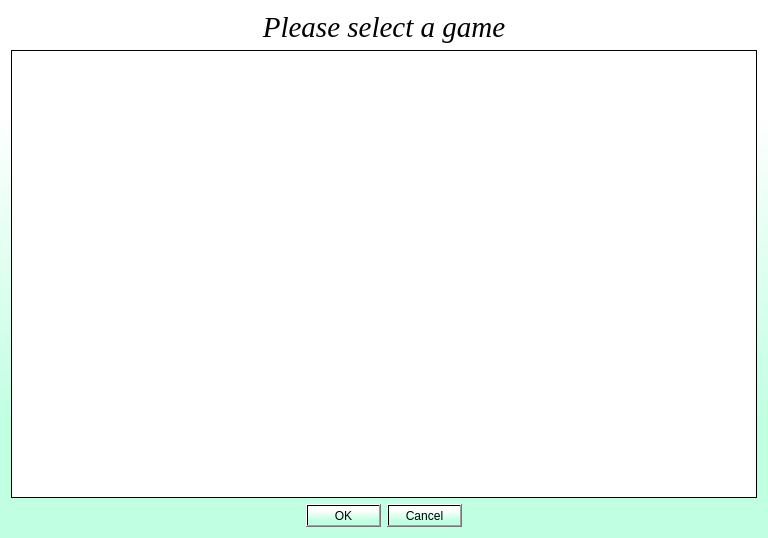
<?xml version="1.0" encoding="UTF-8"?>
<ui version="4.0">
 <class>SelectConfig</class>
 <widget class="QDialog" name="SelectConfig">
  <property name="geometry">
   <rect>
    <x>0</x>
    <y>0</y>
    <width>768</width>
    <height>538</height>
   </rect>
  </property>
  <property name="windowTitle">
   <string>Game Configuration select</string>
  </property>
  <property name="windowIcon">
   <iconset resource="../_resources/engine.qrc">
    <normaloff>:/icon/cat_128.png</normaloff>:/icon/cat_128.png</iconset>
  </property>
  <property name="styleSheet">
   <string notr="true">background-color: qlineargradient(spread:pad, x1:0.483, y1:0.978, x2:0.479, y2:0.011, stop:0.197556 rgba(192, 255, 226, 255), stop:0.796334 rgba(255, 255, 255, 255));</string>
  </property>
  <layout class="QGridLayout" name="gridLayout">
   <item row="0" column="0">
    <widget class="QLabel" name="label">
     <property name="font">
      <font>
       <family>Liberation Serif</family>
       <pointsize>22</pointsize>
       <italic>true</italic>
      </font>
     </property>
     <property name="styleSheet">
      <string notr="true">background-color: transparent;</string>
     </property>
     <property name="frameShape">
      <enum>QFrame::NoFrame</enum>
     </property>
     <property name="text">
      <string>Please select a game</string>
     </property>
     <property name="alignment">
      <set>Qt::AlignHCenter|Qt::AlignTop</set>
     </property>
     <property name="wordWrap">
      <bool>true</bool>
     </property>
    </widget>
   </item>
   <item row="1" column="0">
    <widget class="QListWidget" name="configList">
     <property name="autoFillBackground">
      <bool>true</bool>
     </property>
     <property name="styleSheet">
      <string notr="true">background-color: #FFFFFF; padding: 25px;</string>
     </property>
     <property name="frameShape">
      <enum>QFrame::Box</enum>
     </property>
     <property name="frameShadow">
      <enum>QFrame::Plain</enum>
     </property>
     <property name="lineWidth">
      <number>1</number>
     </property>
     <property name="alternatingRowColors">
      <bool>true</bool>
     </property>
     <property name="iconSize">
      <size>
       <width>200</width>
       <height>114</height>
      </size>
     </property>
     <property name="verticalScrollMode">
      <enum>QAbstractItemView::ScrollPerPixel</enum>
     </property>
     <property name="movement">
      <enum>QListView::Snap</enum>
     </property>
     <property name="flow">
      <enum>QListView::LeftToRight</enum>
     </property>
     <property name="isWrapping" stdset="0">
      <bool>true</bool>
     </property>
     <property name="resizeMode">
      <enum>QListView::Adjust</enum>
     </property>
     <property name="spacing">
      <number>5</number>
     </property>
     <property name="gridSize">
      <size>
       <width>220</width>
       <height>130</height>
      </size>
     </property>
     <property name="viewMode">
      <enum>QListView::IconMode</enum>
     </property>
     <property name="uniformItemSizes">
      <bool>true</bool>
     </property>
     <property name="wordWrap">
      <bool>true</bool>
     </property>
     <property name="selectionRectVisible">
      <bool>true</bool>
     </property>
     <property name="sortingEnabled">
      <bool>true</bool>
     </property>
    </widget>
   </item>
   <item row="2" column="0">
    <widget class="QDialogButtonBox" name="buttonBox">
     <property name="styleSheet">
      <string notr="true">border-color: rgb(0, 85, 255);</string>
     </property>
     <property name="orientation">
      <enum>Qt::Horizontal</enum>
     </property>
     <property name="standardButtons">
      <set>QDialogButtonBox::Cancel|QDialogButtonBox::Ok</set>
     </property>
     <property name="centerButtons">
      <bool>true</bool>
     </property>
    </widget>
   </item>
  </layout>
 </widget>
 <resources>
  <include location="../_resources/engine.qrc"/>
 </resources>
 <connections>
  <connection>
   <sender>buttonBox</sender>
   <signal>rejected()</signal>
   <receiver>SelectConfig</receiver>
   <slot>reject()</slot>
   <hints>
    <hint type="sourcelabel">
     <x>207</x>
     <y>341</y>
    </hint>
    <hint type="destinationlabel">
     <x>207</x>
     <y>180</y>
    </hint>
   </hints>
  </connection>
 </connections>
</ui>
